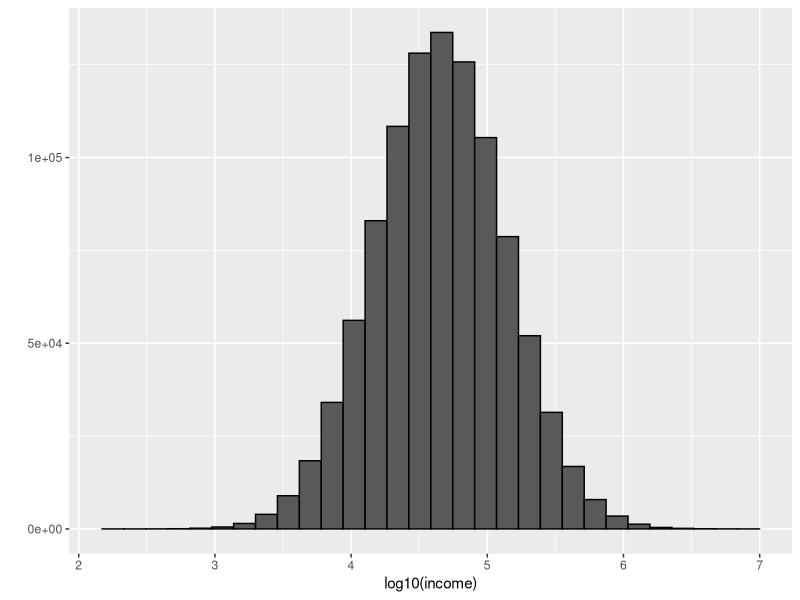
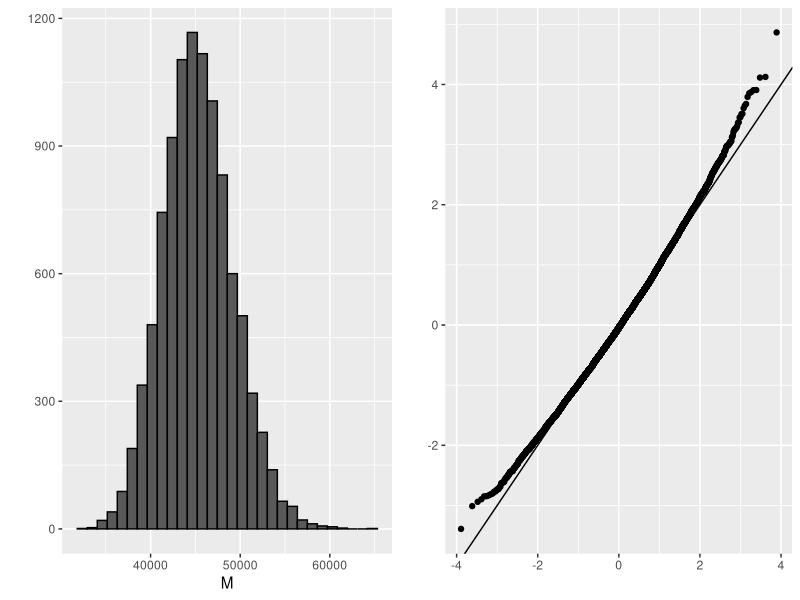
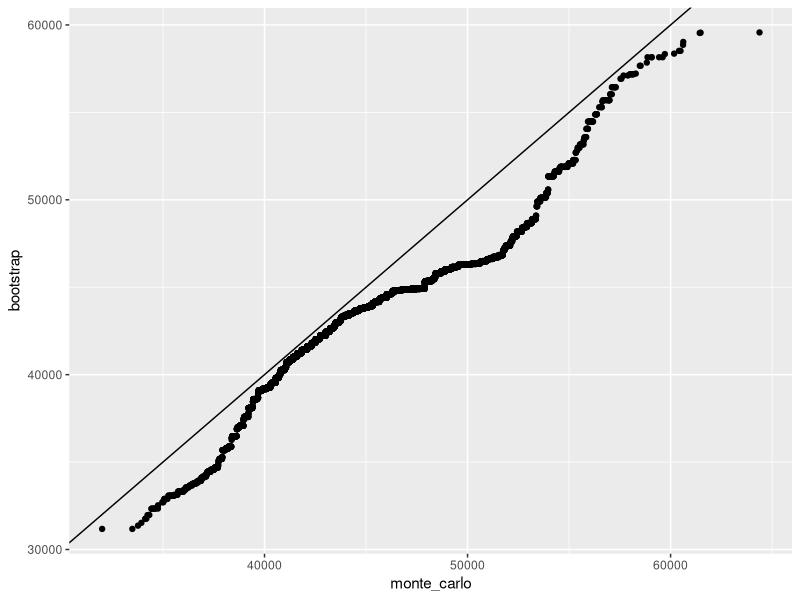

The R script that drew these images, in order:
library(dplyr)
library(ggplot2)

n <- 10^6
income <- 10^(rnorm(n, log10(45000), log10(3)))
qplot(log10(income), bins = 30, color = I("black"))

m <- median(income)
m

set.seed(1995)
#use set.seed(1995, sample.kind="Rounding") instead if using R 3.6 or later
N <- 250
X <- sample(income, N)
M<- median(X)
M

library(gridExtra)
B <- 10^4
M <- replicate(B, {
  X <- sample(income, N)
  median(X)
})
p1 <- qplot(M, bins = 30, color = I("black"))
p2 <- qplot(sample = scale(M)) + geom_abline()
grid.arrange(p1, p2, ncol = 2)

mean(M)
sd(M)

B <- 10^4
M_star <- replicate(B, {
  X_star <- sample(X, N, replace = TRUE)
  median(X_star)
})

tibble(monte_carlo = sort(M), bootstrap = sort(M_star)) %>%
  qplot(monte_carlo, bootstrap, data = .) + 
  geom_abline()

quantile(M, c(0.05, 0.95))
quantile(M_star, c(0.05, 0.95))

median(X) + 1.96 * sd(X) / sqrt(N) * c(-1, 1)

mean(M) + 1.96 * sd(M) * c(-1,1)

mean(M_star) + 1.96 * sd(M_star) * c(-1, 1)